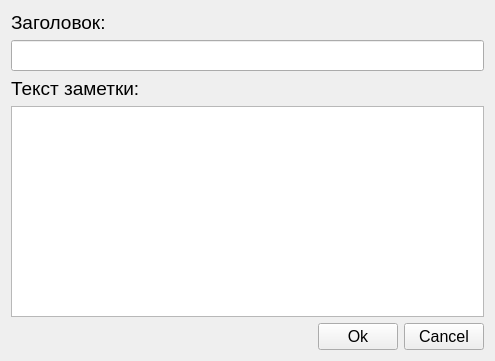
<?xml version="1.0" encoding="UTF-8"?>
<ui version="4.0">
 <class>NoteEdit</class>
 <widget class="QWidget" name="NoteEdit">
  <property name="geometry">
   <rect>
    <x>0</x>
    <y>0</y>
    <width>495</width>
    <height>361</height>
   </rect>
  </property>
  <property name="font">
   <font>
    <pointsize>14</pointsize>
   </font>
  </property>
  <property name="windowTitle">
   <string>Form</string>
  </property>
  <layout class="QVBoxLayout" name="verticalLayout">
   <item>
    <widget class="QLabel" name="HeaderNoteLabel">
     <property name="text">
      <string>Заголовок:</string>
     </property>
    </widget>
   </item>
   <item>
    <widget class="QLineEdit" name="HeaderNoteLineEdit"/>
   </item>
   <item>
    <widget class="QLabel" name="BodyNoteLabel">
     <property name="text">
      <string>Текст заметки:</string>
     </property>
    </widget>
   </item>
   <item>
    <widget class="QTextEdit" name="BodyNoteLineEdit">
     <property name="html">
      <string>&lt;!DOCTYPE HTML PUBLIC &quot;-//W3C//DTD HTML 4.0//EN&quot; &quot;http://www.w3.org/TR/REC-html40/strict.dtd&quot;&gt;
&lt;html&gt;&lt;head&gt;&lt;meta name=&quot;qrichtext&quot; content=&quot;1&quot; /&gt;&lt;meta charset=&quot;utf-8&quot; /&gt;&lt;style type=&quot;text/css&quot;&gt;
p, li { white-space: pre-wrap; }
hr { height: 1px; border-width: 0; }
li.unchecked::marker { content: &quot;\2610&quot;; }
li.checked::marker { content: &quot;\2612&quot;; }
&lt;/style&gt;&lt;/head&gt;&lt;body style=&quot; font-family:'Segoe UI'; font-size:14pt; font-weight:400; font-style:normal;&quot;&gt;
&lt;p style=&quot;-qt-paragraph-type:empty; margin-top:0px; margin-bottom:0px; margin-left:0px; margin-right:0px; -qt-block-indent:0; text-indent:0px;&quot;&gt;&lt;br /&gt;&lt;/p&gt;&lt;/body&gt;&lt;/html&gt;</string>
     </property>
    </widget>
   </item>
   <item>
    <layout class="QHBoxLayout" name="OkCancelHorizontalLayout">
     <item>
      <spacer name="horizontalSpacer">
       <property name="orientation">
        <enum>Qt::Horizontal</enum>
       </property>
       <property name="sizeHint" stdset="0">
        <size>
         <width>40</width>
         <height>20</height>
        </size>
       </property>
      </spacer>
     </item>
     <item>
      <widget class="QPushButton" name="OkButton">
       <property name="font">
        <font>
         <pointsize>12</pointsize>
        </font>
       </property>
       <property name="text">
        <string>Ok</string>
       </property>
      </widget>
     </item>
     <item>
      <widget class="QPushButton" name="CancelButton">
       <property name="font">
        <font>
         <pointsize>12</pointsize>
        </font>
       </property>
       <property name="text">
        <string>Cancel</string>
       </property>
      </widget>
     </item>
    </layout>
   </item>
  </layout>
 </widget>
 <resources/>
 <connections/>
</ui>
